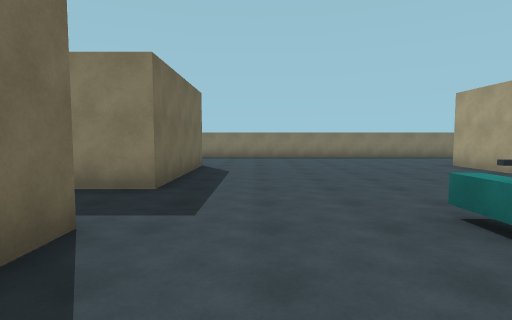
[1] (above)

20 first-person views from a walk through a Unity game level. The camera is 1.5 m above the floor, tilts 4° down and sees 80° across. The floor is counted in squares, 2 m on a side. Each view is taken from the middle of a square. On the plan, view 1 faces up. The plan holds only what a view shows up to about 10 squares ahead; the rest is blank. The player is left out.

[2]
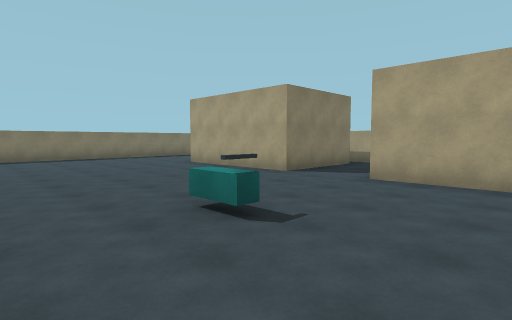

[3]
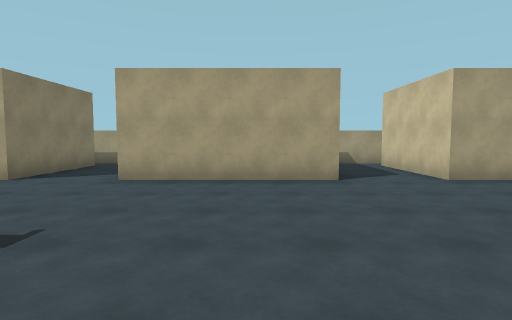

[4]
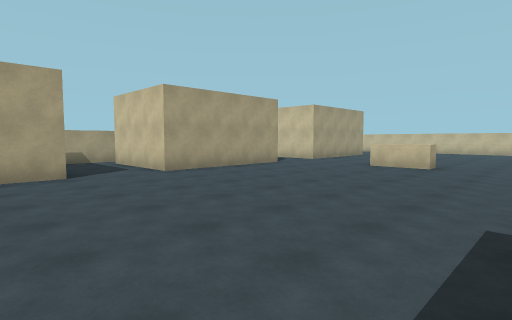

[5]
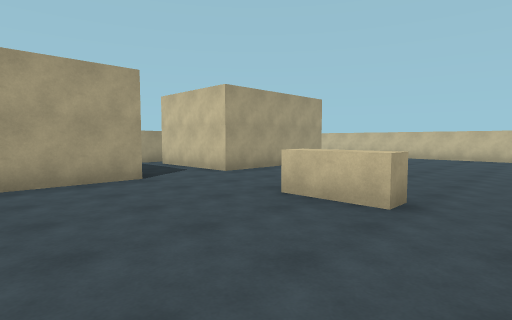

[6]
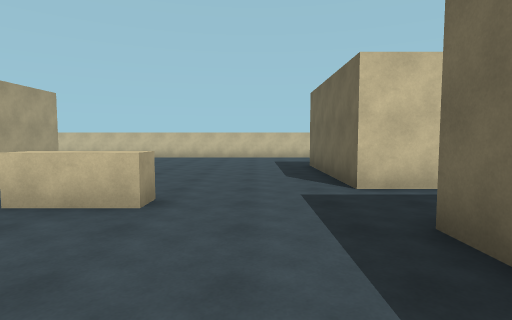

[7]
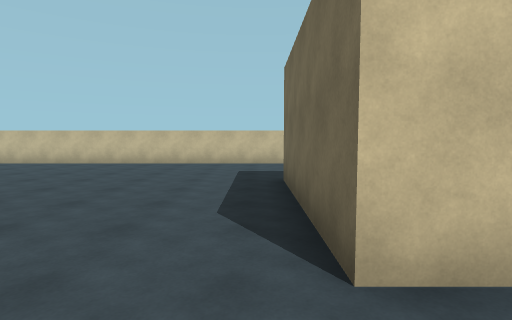

[8]
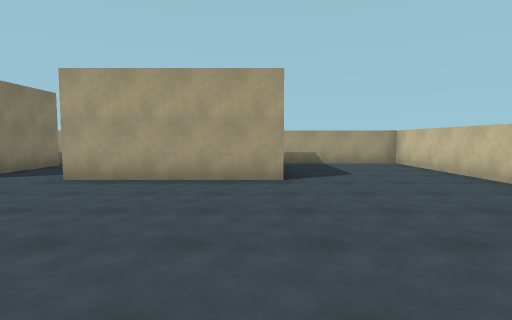

[9]
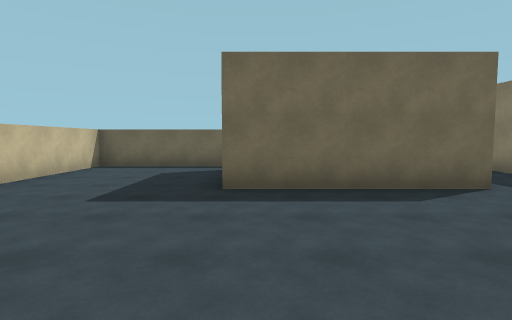

[10]
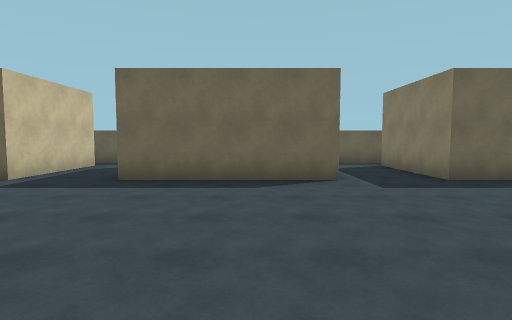

[11]
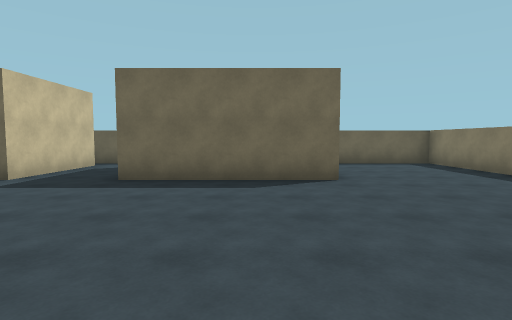

[12]
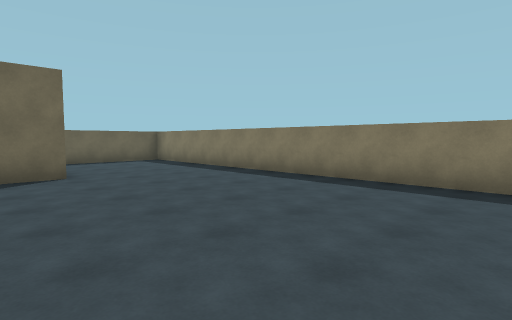

[13]
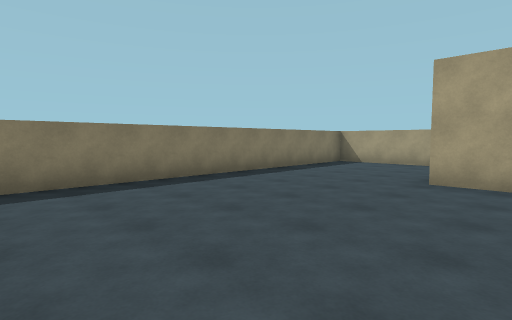

[14]
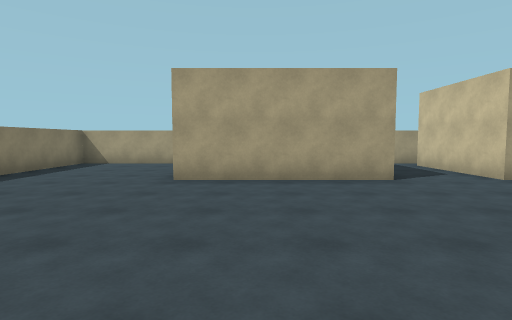

[15]
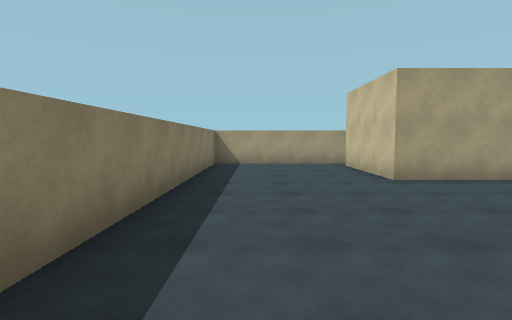

[16]
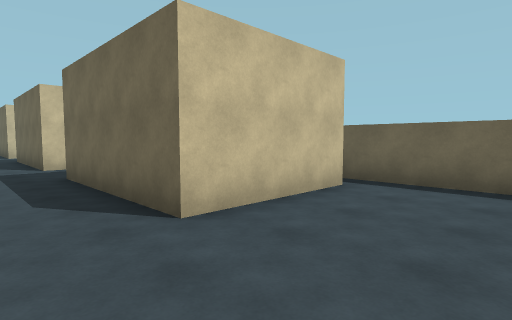

[17]
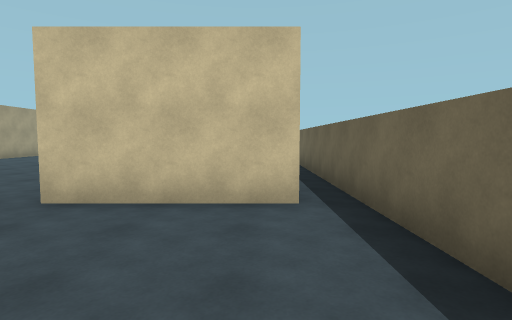

[18]
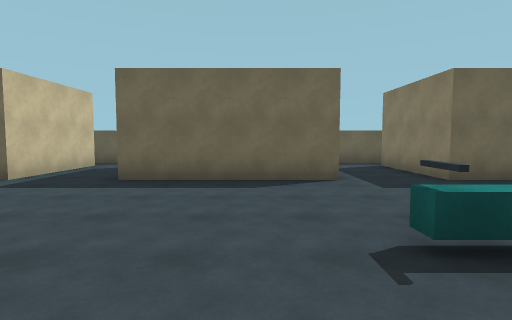

[19]
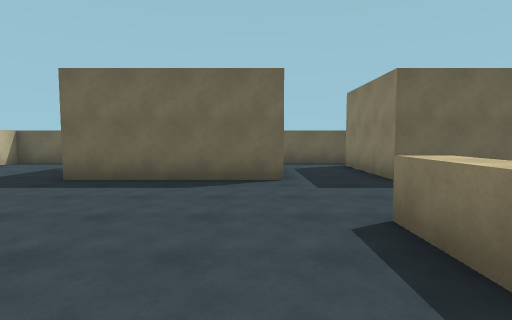

[20]
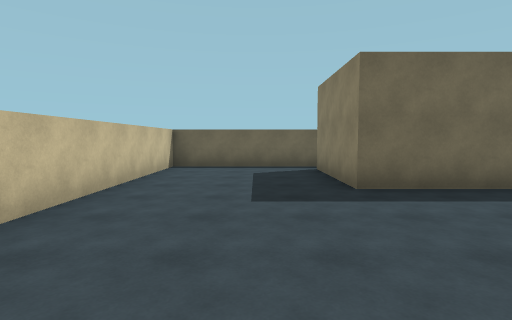

### Floor plan
Points are (right, up) in squares from view 1. A wall is a line through its corners. A room is listed if a view was taken in it or the views show most of it. See-through windows are left out.
Room 1 (views 1, 2, 3, 4, 5, 6, 7, 8, 9, 10, 11, 12, 13, 14, 15, 16, 17, 18, 19, 20)
walls: (5.5, -1.6) (5.5, 2.5) (8.5, 2.5); (5.5, -7.6) (5.5, -3.5) (8.5, -3.5); (-4.5, -3.5) (-1.5, -3.5) (-1.5, -7.5) (-4.5, -7.5); (2.6, -8.7) (1.2, -8.7) (1.2, -8.3) (2.8, -8.3); (-5.3, -1.1) (-5.3, -4); (9.3, -3.9) (9.3, -2.2); (-4.5, 2.5) (-1.5, 2.5) (-1.5, -1.5) (-4.5, -1.5); (9.3, 2) (9.3, 5); (8.5, -7.5) (6.5, -7.5); (-5.3, -7.2) (-5.3, -10); (8.5, 4.5) (5.5, 4.5) (5.5, 8.5) (8.5, 8.5); (-4.5, -9.5) (-1.5, -9.5) (-1.5, -13.5) (-4.5, -13.5); (9.3, -10) (9.3, -9.1); (5.5, -13.5) (5.5, -9.5) (8.5, -9.5); (-4.6, 8.5) (-1.5, 8.5) (-1.5, 4.5) (-4.5, 4.5); (9.3, 8.2) (9.3, 12.2) (-5.3, 12.2) (-5.3, 2); (-5.3, -13.2) (-5.3, -17.2) (9.3, -17.2) (9.3, -13.8)
objects: other object (2, 2) to (2, 3)

Positions as (right, up) in squares from view 1, and headings:
1: (0, 0), facing up
2: (0, 0), facing up-right
3: (0, 0), facing right
4: (-1, 0), facing down-right
5: (0, -5), facing down-right
6: (0, -5), facing down
7: (-1, -8), facing down
8: (0, -13), facing right
9: (3, -13), facing left
10: (4, -5), facing left
11: (4, 7), facing left
12: (5, 7), facing up-left
13: (0, 7), facing up-right
14: (0, 7), facing right
15: (0, 11), facing right
16: (0, 11), facing down-left
17: (-4, 12), facing down
18: (4, 1), facing left
19: (4, -10), facing left
20: (3, -15), facing left
